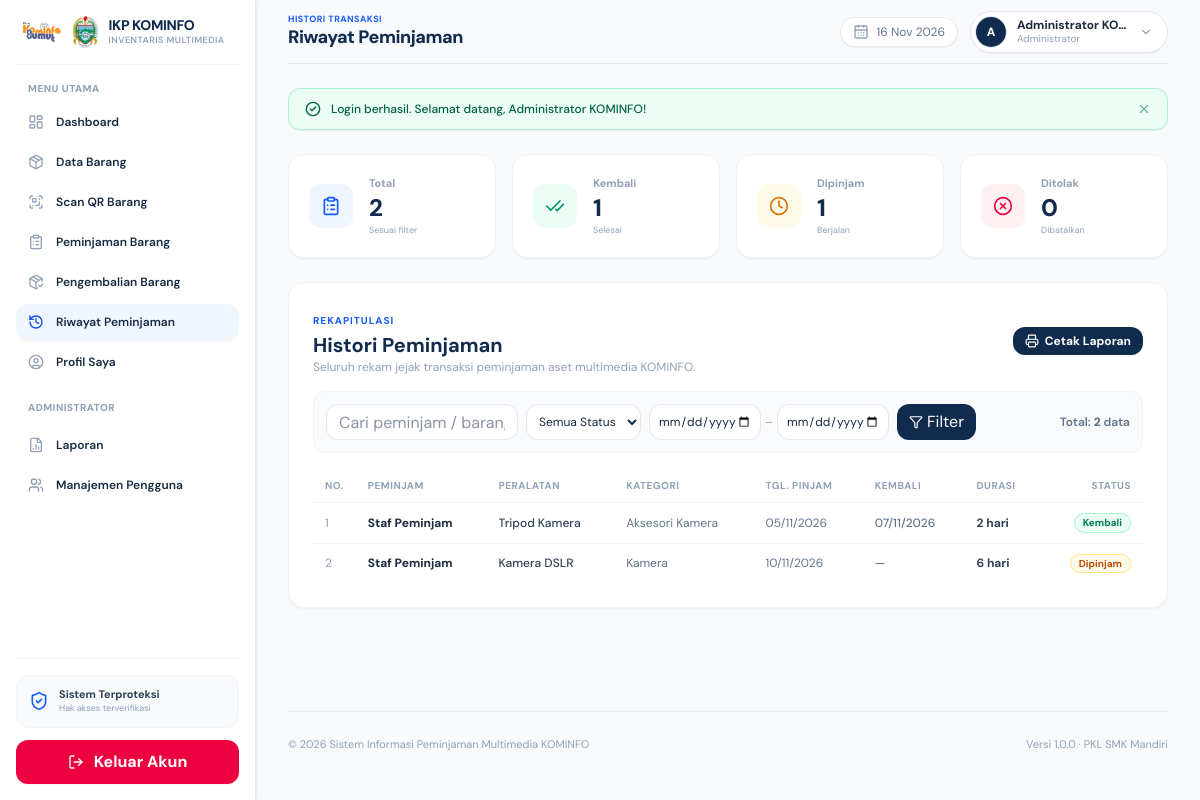
/riwayat/index.php (signed in), run on the app's committed database.
### tables this page shows
CREATE TABLE peminjaman (
    id INT UNSIGNED AUTO_INCREMENT PRIMARY KEY,
    user_id INT UNSIGNED NOT NULL,
    barang_id INT UNSIGNED NOT NULL,
    jumlah INT UNSIGNED NOT NULL DEFAULT 1,
    tanggal_pinjam DATE NOT NULL,
    tanggal_kembali DATE NULL,
    status VARCHAR(50) NOT NULL DEFAULT 'menunggu persetujuan',
    created_at TIMESTAMP NOT NULL DEFAULT CURRENT_TIMESTAMP,

    CONSTRAINT fk_peminjaman_user
        FOREIGN KEY (user_id)
        REFERENCES users(id)
        ON UPDATE CASCADE
        ON DELETE RESTRICT,

    CONSTRAINT fk_peminjaman_barang
        FOREIGN KEY (barang_id)
        REFERENCES barang(id)
        ON UPDATE CASCADE
        ON DELETE RESTRICT,

    INDEX idx_peminjaman_status (status),
    INDEX idx_peminjaman_created (created_at)
);

CREATE TABLE users (
    id INT UNSIGNED AUTO_INCREMENT PRIMARY KEY,
    nama VARCHAR(150) NOT NULL,
    username VARCHAR(50) NOT NULL UNIQUE,
    password VARCHAR(255) NOT NULL,
    role ENUM('admin', 'peminjam') NOT NULL DEFAULT 'peminjam',
    status ENUM('aktif', 'nonaktif') NOT NULL DEFAULT 'aktif',
    foto VARCHAR(255) NULL DEFAULT NULL,
    created_at TIMESTAMP NOT NULL DEFAULT CURRENT_TIMESTAMP
);

CREATE TABLE barang (
    id INT UNSIGNED AUTO_INCREMENT PRIMARY KEY,
    nama_barang VARCHAR(150) NOT NULL,
    kategori VARCHAR(100) NOT NULL,
    jumlah INT UNSIGNED NOT NULL DEFAULT 0,
    kondisi VARCHAR(100) NOT NULL DEFAULT 'Baik',
    foto VARCHAR(255) NULL DEFAULT NULL,
    created_at TIMESTAMP NOT NULL DEFAULT CURRENT_TIMESTAMP
);

### includes/bootstrap.php (called while the page is built, shortened)
<?php
function e(?string $v):string{return htmlspecialchars((string)$v,ENT_QUOTES,'UTF-8');}
function hitung_durasi(?string $tglPinjam, ?string $tglKembali): int {
    $target = !empty($tglKembali) ? $tglKembali : date('Y-m-d');
    $diff = (int) round((strtotime($target) - strtotime($tglPinjam)) / 86400);
    return max(1, $diff);
}

### riwayat/index.php (the view, shortened to what this page needs)
<?php
require_once __DIR__ . '/../includes/bootstrap.php';
$search = trim((string) ($_GET['search'] ?? ''));
$startDate = trim((string) ($_GET['start_date'] ?? ''));
$endDate = trim((string) ($_GET['end_date'] ?? ''));
$sql = "
    SELECT
        p.id,
        u.nama AS nama_peminjam,
        u.username,
        b.nama_barang,
        b.kategori,
        p.jumlah,
        p.tanggal_pinjam,
        p.tanggal_kembali,
        p.status,
        p.created_at
    FROM peminjaman p
    JOIN users u ON u.id = p.user_id
    JOIN barang b ON b.id = p.barang_id
    WHERE 1=1
";
$params = [];
$sql .= " ORDER BY p.created_at DESC";
$stmt = $pdo->prepare($sql);
$stmt->execute($params);
$rows = $stmt->fetchAll();
$countTotal = count($rows);
$countKembali = 0;
$countDipinjam = 0;
$countDitolak = 0;
foreach ($rows as $r) {
    if ($r['status'] === 'dikembalikan') $countKembali++;
    elseif ($r['status'] === 'dipinjam') $countDipinjam++;
    elseif ($r['status'] === 'ditolak') $countDitolak++;
}
?>
<!doctype html>
<html lang="id">
<head>
    <script src="https://cdn.jsdelivr.net/npm/@tailwindcss/browser@4"></script>
    <link rel="stylesheet" href="../assets/css/style.css">
</head>
<body class="bg-slate-50 text-slate-800 antialiased min-h-screen">
    <?php require __DIR__ . '/../includes/sidebar.php'; ?>
    <div class="md:ml-64 px-3 sm:px-8 min-h-screen flex flex-col transition-all pb-6">
        <?php require __DIR__ . '/../includes/header.php'; ?>
        <main class="flex-1 flex flex-col gap-4 sm:gap-6">
            <section class="grid grid-cols-2 lg:grid-cols-4 gap-2.5 sm:gap-4">
                <article class="bg-white rounded-xl sm:rounded-2xl border border-slate-100 p-3 sm:p-5 flex items-center gap-2.5 sm:gap-4 shadow-xs">
                    <div class="w-8 h-8 sm:w-11 sm:h-11 rounded-lg sm:rounded-xl bg-blue-50 text-blue-600 flex items-center justify-center shrink-0">
                        <i data-lucide="clipboard-list" class="w-4 h-4 sm:w-5 sm:h-5"></i>
                    </div>
                    <div class="flex flex-col min-w-0">
                        <span class="text-[10px] sm:text-[11px] font-bold text-slate-400">Total</span>
                        <strong class="text-base sm:text-2xl font-extrabold text-[#102b4e]"><?= $countTotal ?></strong>
                        <small class="text-[9px] text-slate-400 hidden sm:block">Sesuai filter</small>
                    </div>
                </article>
                <article class="bg-white rounded-xl sm:rounded-2xl border border-slate-100 p-3 sm:p-5 flex items-center gap-2.5 sm:gap-4 shadow-xs">
                    <div class="w-8 h-8 sm:w-11 sm:h-11 rounded-lg sm:rounded-xl bg-emerald-50 text-emerald-600 flex items-center justify-center shrink-0">
                        <i data-lucide="check-check" class="w-4 h-4 sm:w-5 sm:h-5"></i>
                    </div>
                    <div class="flex flex-col min-w-0">
                        <span class="text-[10px] sm:text-[11px] font-bold text-slate-400">Kembali</span>
                        <strong class="text-base sm:text-2xl font-extrabold text-[#102b4e]"><?= $countKembali ?></strong>
                        <small class="text-[9px] text-slate-400 hidden sm:block">Selesai</small>
                    </div>
                </article>
                <article class="bg-white rounded-xl sm:rounded-2xl border border-slate-100 p-3 sm:p-5 flex items-center gap-2.5 sm:gap-4 shadow-xs">
                    <div class="w-8 h-8 sm:w-11 sm:h-11 rounded-lg sm:rounded-xl bg-amber-50 text-amber-600 flex items-center justify-center shrink-0">
                        <i data-lucide="clock" class="w-4 h-4 sm:w-5 sm:h-5"></i>
                    </div>
                    <div class="flex flex-col min-w-0">
                        <span class="text-[10px] sm:text-[11px] font-bold text-slate-400">Dipinjam</span>
                        <strong class="text-base sm:text-2xl font-extrabold text-[#102b4e]"><?= $countDipinjam ?></strong>
                        <small class="text-[9px] text-slate-400 hidden sm:block">Berjalan</small>
                    </div>
                </article>
                <article class="bg-white rounded-xl sm:rounded-2xl border border-slate-100 p-3 sm:p-5 flex items-center gap-2.5 sm:gap-4 shadow-xs">
                    <div class="w-8 h-8 sm:w-11 sm:h-11 rounded-lg sm:rounded-xl bg-rose-50 text-rose-600 flex items-center justify-center shrink-0">
                        <i data-lucide="x-circle" class="w-4 h-4 sm:w-5 sm:h-5"></i>
                    </div>
                    <div class="flex flex-col min-w-0">
                        <span class="text-[10px] sm:text-[11px] font-bold text-slate-400">Ditolak</span>
                        <strong class="text-base sm:text-2xl font-extrabold text-[#102b4e]"><?= $countDitolak ?></strong>
                        <small class="text-[9px] text-slate-400 hidden sm:block">Dibatalkan</small>
                    </div>
                </article>
            </section>
            <section class="bg-white rounded-xl sm:rounded-2xl border border-slate-100 shadow-xs p-4 sm:p-6 mb-4">
                <div class="flex flex-col sm:flex-row sm:items-center justify-between gap-3 mb-4">
                    <div>
                        <span class="text-[10px] font-extrabold tracking-widest text-blue-600 uppercase">REKAPITULASI</span>
                        <h2 class="text-base sm:text-xl font-bold text-[#102b4e]">Histori Peminjaman</h2>
                        <p class="text-xs text-slate-400 hidden sm:block">
                            <?= $userRole === 'admin'
                                ? 'Seluruh rekam jejak transaksi peminjaman aset multimedia KOMINFO.'
                                : 'Rekam jejak peminjaman peralatan yang pernah Anda ajukan.' ?>
                        </p>
                    </div>
                    <?php if ($userRole === 'admin'): ?>
                        <a href="../laporan/index.php" class="inline-flex items-center gap-1.5 px-3 py-1.5 bg-[#102b4e] hover:bg-[#1a3d6b] text-white font-bold text-xs rounded-xl shadow-xs transition self-start sm:self-auto">
                            <i data-lucide="printer" class="w-3.5 h-3.5"></i>
                            <span>Cetak Laporan</span>
                        </a>
                    <?php endif; ?>
                </div>
                <form method="get" class="flex flex-col sm:flex-row sm:items-center justify-between gap-2.5 mb-4 p-2.5 sm:p-3 bg-slate-50/80 rounded-xl border border-slate-100">
                    <div class="grid grid-cols-2 sm:flex sm:flex-wrap items-center gap-2">
                        <input
                            type="text"
                            name="search"
                            class="col-span-2 sm:col-span-1 h-8 sm:h-9 px-3 text-xs bg-white border border-slate-200 rounded-lg sm:rounded-xl focus:outline-none focus:border-blue-500 w-full sm:w-48"
                            placeholder="Cari peminjam / barang..."
                            value="<?= e($search) ?>"
                        >
                        <select name="status" class="col-span-2 sm:col-span-1 h-8 sm:h-9 px-2 text-xs bg-white border border-slate-200 rounded-lg sm:rounded-xl focus:outline-none focus:border-blue-500">
                            <option value="">Semua Status</option>
                        </select>
                        <div class="col-span-2 sm:col-span-1 flex items-center gap-1 text-xs w-full sm:w-auto">
                            <input
                                type="date"
                                name="start_date"
                                class="flex-1 sm:w-28 h-8 sm:h-9 px-2 text-[11px] sm:text-xs bg-white border border-slate-200 rounded-lg sm:rounded-xl focus:outline-none focus:border-blue-500"
                                value="<?= e($startDate) ?>"
                                title="Tanggal Mulai"
                            >
                            <span class="text-slate-400 shrink-0">–</span>
                            <input
                                type="date"
                                name="end_date"
                                class="flex-1 sm:w-28 h-8 sm:h-9 px-2 text-[11px] sm:text-xs bg-white border border-slate-200 rounded-lg sm:rounded-xl focus:outline-none focus:border-blue-500"
                                value="<?= e($endDate) ?>"
                                title="Tanggal Akhir"
                            >
                        </div>
                        <div class="col-span-2 sm:col-span-1 flex items-center gap-1.5">
                            <button type="submit" class="flex-1 sm:flex-none h-8 sm:h-9 px-3 bg-[#102b4e] hover:bg-[#1a3d6b] !text-white font-bold text-xs rounded-lg sm:rounded-xl flex items-center justify-center gap-1 transition">
                                <i data-lucide="filter" class="w-3.5 h-3.5 !text-white"></i>
                                <span class="!text-white">Filter</span>
                            </button>
                        </div>
                    </div>
                    <span class="text-[11px] sm:text-xs font-semibold text-slate-500">
                        Total: <strong><?= count($rows) ?></strong> data
                    </span>
                </form>
                <div class="overflow-x-auto">
                    <table class="w-full text-left text-xs border-collapse">
                        <thead>
                            <tr class="border-b border-slate-100 text-slate-400 font-bold uppercase text-[10px] tracking-wider">
                                <th class="py-2.5 px-3 w-10 hidden sm:table-cell">No.</th>
                                <th class="py-2.5 px-3">Peminjam</th>
                                <th class="py-2.5 px-3">Peralatan</th>
                                <th class="py-2.5 px-3 hidden md:table-cell">Kategori</th>
                                <th class="py-2.5 px-3 hidden sm:table-cell">Tgl. Pinjam</th>
                                <th class="py-2.5 px-3 hidden lg:table-cell">Kembali</th>
                                <th class="py-2.5 px-3 hidden md:table-cell">Durasi</th>
                                <th class="py-2.5 px-3 text-right">Status</th>
                            </tr>
                        </thead>
                        <tbody class="divide-y divide-slate-100">
                            <?php if (!$rows): ?>
                                <tr>
                                    <td colspan="8" class="text-center py-8 text-slate-400">
                                        <div class="flex flex-col items-center justify-center gap-1.5">
                                            <i data-lucide="archive" class="w-6 h-6 text-slate-300"></i>
                                            <span class="font-bold text-xs">Tidak ada catatan transaksi ditemukan</span>
                                        </div>
                                    </td>
                                </tr>
                            <?php else: ?>
                                <?php foreach ($rows as $i => $r): ?>
                                    <?php
                                    $badge = match ($r['status']) {
                                        'dipinjam' => 'bg-amber-50 text-amber-700 border-amber-200',
                                        'dikembalikan' => 'bg-emerald-50 text-emerald-700 border-emerald-200',
                                        'menunggu persetujuan' => 'bg-blue-50 text-blue-700 border-blue-200',
                                        'ditolak' => 'bg-rose-50 text-rose-700 border-rose-200',
                                        default => 'bg-slate-50 text-slate-600 border-slate-200'
                                    };
                                    ?>
                                    <tr class="hover:bg-slate-50/60 transition">
                                        <td class="py-2.5 px-3 text-slate-400 hidden sm:table-cell"><?= $i + 1 ?></td>
                                        <td class="py-2.5 px-3 font-bold text-slate-800">
                                            <div class="truncate max-w-[120px] sm:max-w-none"><?= e($r['nama_peminjam']) ?></div>
                                        </td>
                                        <td class="py-2.5 px-3 font-medium text-slate-700">
                                            <div class="truncate max-w-[130px] sm:max-w-none"><?= e($r['nama_barang']) ?></div>
                                        </td>
                                        <td class="py-2.5 px-3 text-slate-500 hidden md:table-cell"><?= e($r['kategori']) ?></td>
                                        <td class="py-2.5 px-3 text-slate-500 hidden sm:table-cell"><?= date('d/m/Y', strtotime($r['tanggal_pinjam'])) ?></td>
                                        <td class="py-2.5 px-3 text-slate-500 font-medium hidden lg:table-cell"><?= $r['tanggal_kembali'] ? date('d/m/Y', strtotime($r['tanggal_kembali'])) : '—' ?></td>
                                        <td class="py-2.5 px-3 font-bold text-slate-700 hidden md:table-cell"><?= hitung_durasi($r['tanggal_pinjam'], $r['tanggal_kembali']) ?> hari</td>
                                        <td class="py-2.5 px-3 text-right">
                                            <?php
                                            $statusLabel = match ($r['status']) {
                                                'menunggu persetujuan' => 'Menunggu',
                                                'dipinjam' => 'Dipinjam',
                                                'dikembalikan' => 'Kembali',
                                                'ditolak' => 'Ditolak',
                                                default => ucwords($r['status'])
                                            };
                                            ?>
                                            <span class="inline-flex items-center px-2 py-0.5 rounded-full text-[10px] font-bold border whitespace-nowrap shrink-0 <?= $badge ?>">
                                                <?= e($statusLabel) ?>
                                            </span>
                                        </td>
                                    </tr>
                                <?php endforeach; ?>
                            <?php endif; ?>
                        </tbody>
                    </table>
                </div>
            </section>
        </main>
        <?php require __DIR__ . '/../includes/footer.php'; ?>
    </div>
</body>
</html>

### data on the page
peminjaman: user.nama "Staf Peminjam", barang.nama_barang "Tripod Kamera", barang.kategori "Aksesori Kamera", tanggal_pinjam "05/11/2026", tanggal_kembali "07/11/2026", tanggal_pinjam+tanggal_kembali "2", status "Kembali"
peminjaman: user.nama "Staf Peminjam", barang.nama_barang "Kamera DSLR", barang.kategori "Kamera", tanggal_pinjam "10/11/2026", tanggal_pinjam+tanggal_kembali "6", status "Dipinjam"

### other printed values
$pageSubtitle "HISTORI TRANSAKSI"
$pageTitle "Riwayat Peminjaman"
substr($displayName, 0, 1) "A"
$displayName "Administrator KO…"
$roleLabel "Administrator"
$msg['message'] "Login berhasil. Selamat datang, Administrator KOMINFO!"
$countTotal "2"
$countKembali "1"
$countDipinjam "1"
$countDitolak "0"
count($rows) "2"
